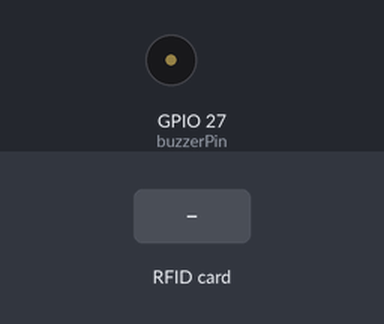
Simulated run of this sketch. Board: ESP32. Parts: buzzer (waves = sounding). The test bench sets the inputs (shaded band). WiFi joins after 1.5 s; servers stay silent unless stated; uploads are accepted with an empty reply; what the sketch prints to the serial monitor is not drawn.

Above: at 2.7 s.
2.8 s: RFID card 5E 7A 19 C4 held to the reader
At 3.36 s:
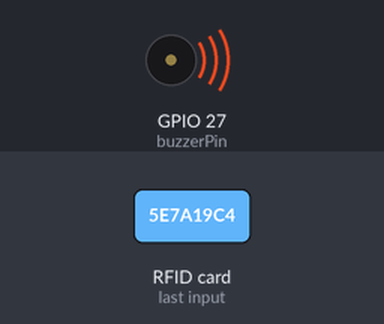
Timing chart, 0 to 5.8 s (numbered marks = the images above; inputs shaded):
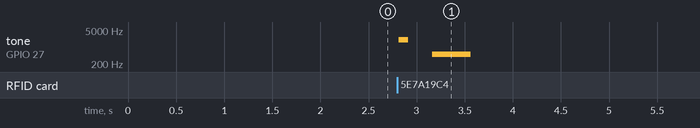

Measured:
- after the input at 2.8 s, tone on GPIO 27 (buzzerPin): silent → 2000 Hz at once, → silent 0.10 s later, → 500 Hz 0.25 s later, → silent 0.40 s later

The sketch:

ESP32_RFID_MultiBlock.ino
```cpp
/*
  Attendance System ESP32
  Lecture RFID RC522 + envoi HTTP au serveur Node.js
  Buzzer passif pour feedback sonore
*/

// =====================
// LIBRAIRIES
// =====================
#include <WiFi.h>           // Connexion WiFi
#include <HTTPClient.h>     // Requêtes HTTP
#include <SPI.h>            // Communication SPI pour RC522
#include <MFRC522.h>        // Bibliothèque RC522

// =====================
// WIFI
// =====================
const char* ssid = "Galaxy A23 5G7449";       // Nom de ton réseau WiFi
const char* password = "armj0925";    // Mot de passe WiFi

// =====================
// SERVEUR NODE
// =====================
const char* serverURL = "http://192.168.40.36:3000/api/attendance"; // IP locale Node + route API

// =====================
// BUZZER PASSIF
// =====================
const int buzzerPin = 27; // GPIO où le buzzer est branché

// =====================
// RC522
// =====================
#define RST_PIN  22  // Reset du RC522
#define SS_PIN   21  // Slave Select (SDA)

MFRC522 rfid(SS_PIN, RST_PIN); // Instance RC522

// =====================
// SETUP
// =====================
void setup() {
  Serial.begin(115200);      // Moniteur série pour debug
  SPI.begin();               // Init SPI
  rfid.PCD_Init();           // Init RC522
  pinMode(buzzerPin, OUTPUT); // Buzzer en sortie

  // Connexion WiFi
  Serial.print("Connexion au WiFi...");
  WiFi.begin(ssid, password);

  while (WiFi.status() != WL_CONNECTED) {
    delay(500);
    Serial.print(".");
  }

  Serial.println("\nConnecté au WiFi !");
}

// =====================
// FONCTION POUR LE BIP
// =====================
void beep(int frequency, int duration) {
  tone(buzzerPin, frequency, duration); // Génère le son
  delay(duration + 50);                 // Petite pause pour que le son s'arrête
}

// =====================
// LOOP PRINCIPAL
// =====================
void loop() {
  // Vérifie si une nouvelle carte est présente
  if (!rfid.PICC_IsNewCardPresent() || !rfid.PICC_ReadCardSerial()) {
    return;
  }

  // Conversion UID en string HEX
  String uidString = "";
  for (byte i = 0; i < rfid.uid.size; i++) {
    uidString += String(rfid.uid.uidByte[i], HEX);
  }
  uidString.toUpperCase();

  Serial.print("Carte détectée : ");
  Serial.println(uidString);

  // Bip court → carte détectée
  beep(2000, 100);

  // =====================
  // ENVOI HTTP POST
  // =====================
  if (WiFi.status() == WL_CONNECTED) {
    HTTPClient http;
    http.begin(serverURL);
    http.addHeader("Content-Type", "application/json");

    String jsonBody = "{\"rfid_uid\":\"" + uidString + "\"}";

    int httpResponseCode = http.POST(jsonBody);

    if (httpResponseCode > 0) {
      String response = http.getString();
      Serial.println("Réponse serveur : " + response);

      // Analyse simple JSON pour succès ou échec
      if (response.indexOf("\"status\":\"success\"") >= 0) {
        beep(3000, 150); // Succès → bip aigu
      } else {
        beep(500, 400); // Échec → bip grave
      }

    } else {
      Serial.println("Erreur connexion serveur !");
      for (int i = 0; i < 3; i++) beep(1000, 100); // 3 bips → erreur réseau
    }

    http.end(); // Libération de la connexion HTTP
  } else {
    Serial.println("WiFi non connecté !");
    for (int i = 0; i < 3; i++) beep(1000, 100); // 3 bips → pas de WiFi
  }

  // Arrêt de la carte pour éviter double lecture
  rfid.PICC_HaltA();
  rfid.PCD_StopCrypto1();
  delay(500); // Petite pause avant prochaine lecture
}
```
